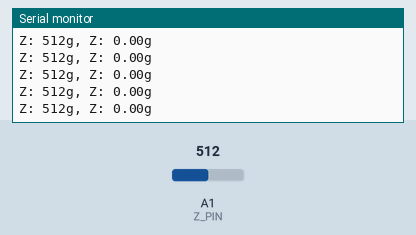
This sketch was run on a simulated Arduino Uno, built with avr-gcc and run on an emulated ATmega328P. On the bench: the last lines printed to the serial monitor. The inputs (shaded band) are chosen by the test bench; at power-on: A1 (Z_PIN) = 512.

Above: at 1.2 s.
1.3 s: A1 (Z_PIN) set to 495
At 2.3 s:
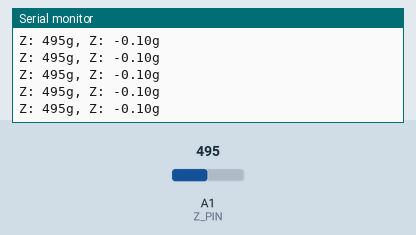
4.3 s: A1 (Z_PIN) set to 716
At 5.1 s:
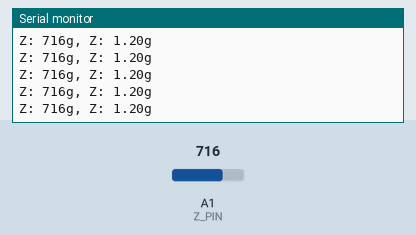
Timing chart, 0 to 7.3 s (numbered marks = the images above; inputs shaded):
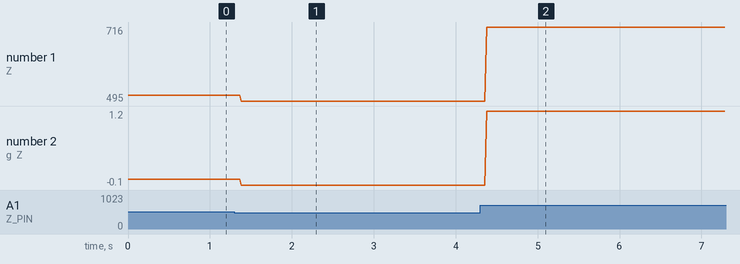

The sketch:

__SENSOR.ino
```cpp
#define Z_PIN A1

void setup(){
  Serial.begin(9600);
  // 注意，在呼叫analogRead之前必須先呼叫analogReference
}

// 將類比輸入的值轉成g
float toG(float v){
  return v * 6 / 1023 - 3;
}

void loop(){
  int z  = analogRead(Z_PIN);

  Serial.print("Z: ");
  Serial.print(z);
  Serial.print("g, Z: ");
  Serial.print(toG(z));
  Serial.println("g");
}
```

Measured:
- after the input at 1.3 s, the serial monitor: prints a new line after 0.08 s (image 1)
- after the input at 4.3 s, the serial monitor: prints a new line after 0.08 s (image 2)
- plotted number 1: 512 → 495 after the input at 1.3 s, 495 → 716 after the input at 4.3 s
- plotted number 2: 0 → -0.1 after the input at 1.3 s, -0.1 → 1.2 after the input at 4.3 s
